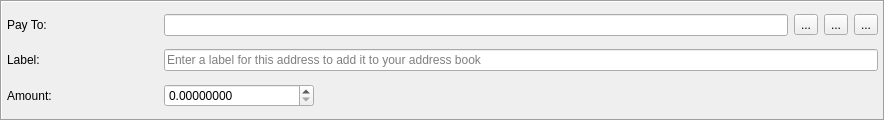
<?xml version="1.0" encoding="UTF-8"?>
<ui version="4.0">
 <class>TransferFrame</class>
 <widget class="QFrame" name="TransferFrame">
  <property name="geometry">
   <rect>
    <x>0</x>
    <y>0</y>
    <width>885</width>
    <height>121</height>
   </rect>
  </property>
  <property name="windowTitle">
   <string>Frame</string>
  </property>
  <property name="frameShape">
   <enum>QFrame::Box</enum>
  </property>
  <property name="frameShadow">
   <enum>QFrame::Sunken</enum>
  </property>
  <layout class="QGridLayout" name="gridLayout">
   <property name="leftMargin">
    <number>5</number>
   </property>
   <property name="topMargin">
    <number>5</number>
   </property>
   <property name="rightMargin">
    <number>5</number>
   </property>
   <property name="bottomMargin">
    <number>5</number>
   </property>
   <item row="0" column="0">
    <widget class="QLabel" name="label">
     <property name="text">
      <string>Pay To:</string>
     </property>
    </widget>
   </item>
   <item row="0" column="3">
    <widget class="QToolButton" name="m_addressBookButton">
     <property name="text">
      <string>...</string>
     </property>
     <property name="icon">
      <iconset resource="../../resources.qrc">
       <normaloff>:/icons/address-book</normaloff>:/icons/address-book</iconset>
     </property>
    </widget>
   </item>
   <item row="0" column="4">
    <widget class="QToolButton" name="m_pasteButton">
     <property name="text">
      <string>...</string>
     </property>
     <property name="icon">
      <iconset resource="../../resources.qrc">
       <normaloff>:/icons/paste</normaloff>:/icons/paste</iconset>
     </property>
    </widget>
   </item>
   <item row="1" column="1" colspan="5">
    <widget class="QLineEdit" name="m_labelEdit">
     <property name="placeholderText">
      <string>Enter a label for this address to add it to your address book</string>
     </property>
    </widget>
   </item>
   <item row="2" column="0">
    <widget class="QLabel" name="label_3">
     <property name="text">
      <string>Amount:</string>
     </property>
    </widget>
   </item>
   <item row="0" column="5">
    <widget class="QToolButton" name="m_removeButton">
     <property name="text">
      <string>...</string>
     </property>
     <property name="icon">
      <iconset resource="../../resources.qrc">
       <normaloff>:/icons/remove</normaloff>:/icons/remove</iconset>
     </property>
    </widget>
   </item>
   <item row="2" column="2" colspan="4">
    <spacer name="horizontalSpacer">
     <property name="orientation">
      <enum>Qt::Horizontal</enum>
     </property>
     <property name="sizeHint" stdset="0">
      <size>
       <width>558</width>
       <height>17</height>
      </size>
     </property>
    </spacer>
   </item>
   <item row="1" column="0">
    <widget class="QLabel" name="label_2">
     <property name="text">
      <string>Label:</string>
     </property>
    </widget>
   </item>
   <item row="2" column="1">
    <widget class="QDoubleSpinBox" name="m_amountSpin">
     <property name="layoutDirection">
      <enum>Qt::LeftToRight</enum>
     </property>
     <property name="suffix">
      <string notr="true"/>
     </property>
     <property name="decimals">
      <number>8</number>
     </property>
     <property name="maximum">
      <double>999999999.999999046325684</double>
     </property>
    </widget>
   </item>
   <item row="0" column="1" colspan="2">
    <widget class="QLineEdit" name="m_addressEdit"/>
   </item>
  </layout>
 </widget>
 <tabstops>
  <tabstop>m_addressEdit</tabstop>
  <tabstop>m_labelEdit</tabstop>
  <tabstop>m_amountSpin</tabstop>
  <tabstop>m_addressBookButton</tabstop>
  <tabstop>m_pasteButton</tabstop>
  <tabstop>m_removeButton</tabstop>
 </tabstops>
 <resources>
  <include location="../../resources.qrc"/>
 </resources>
 <connections>
  <connection>
   <sender>m_removeButton</sender>
   <signal>clicked()</signal>
   <receiver>TransferFrame</receiver>
   <slot>close()</slot>
   <hints>
    <hint type="sourcelabel">
     <x>862</x>
     <y>21</y>
    </hint>
    <hint type="destinationlabel">
     <x>442</x>
     <y>60</y>
    </hint>
   </hints>
  </connection>
  <connection>
   <sender>m_addressBookButton</sender>
   <signal>clicked()</signal>
   <receiver>TransferFrame</receiver>
   <slot>addressBookClicked()</slot>
   <hints>
    <hint type="sourcelabel">
     <x>786</x>
     <y>21</y>
    </hint>
    <hint type="destinationlabel">
     <x>442</x>
     <y>60</y>
    </hint>
   </hints>
  </connection>
  <connection>
   <sender>m_pasteButton</sender>
   <signal>clicked()</signal>
   <receiver>TransferFrame</receiver>
   <slot>pasteClicked()</slot>
   <hints>
    <hint type="sourcelabel">
     <x>824</x>
     <y>21</y>
    </hint>
    <hint type="destinationlabel">
     <x>442</x>
     <y>60</y>
    </hint>
   </hints>
  </connection>
 </connections>
 <slots>
  <slot>addressBookClicked()</slot>
  <slot>pasteClicked()</slot>
 </slots>
</ui>
